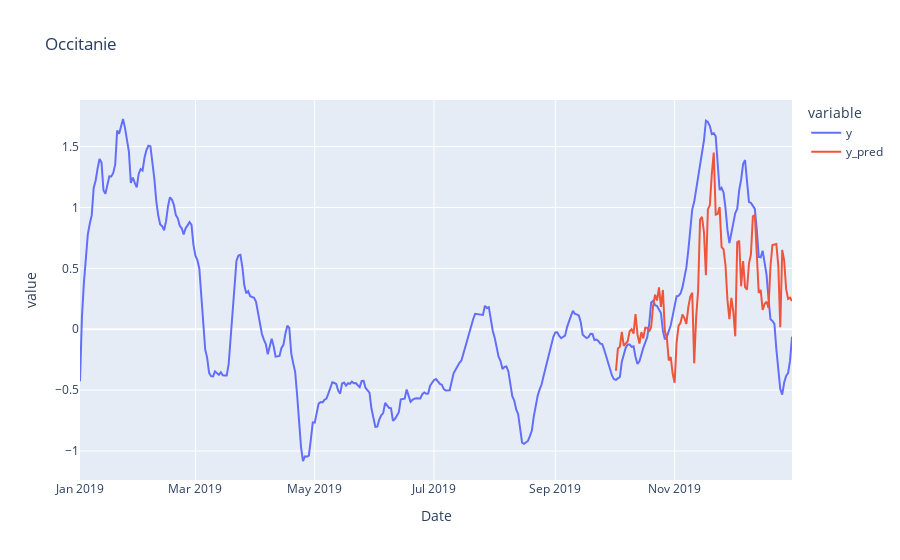

This figure's notebook cell:
### Code cell
# Plot for the region `reg`
REGIONS = np.unique(df_carbon['Region'])
reg = REGIONS[8]

output_df[output_df['Region'] == reg].drop(columns='Region').set_index('Date').plot(title=reg)

### Figure 1 — Plotly figure (JSON) as saved in the notebook; plotly's stock layout.template omitted (floating-point values rounded to 4 significant figures; data arrays with more than 128 entries replaced by an {"elided": "..."} marker saying what was removed)
{"data": [{"hovertemplate": "variable=y<br>Date=%{x}<br>value=%{y}<extra></extra>", "legendgroup": "y", "line": {"color": "#636efa", "dash": "solid"}, "marker": {"symbol": "circle"}, "mode": "lines", "name": "y", "orientation": "v", "showlegend": true, "type": "scatter", "x": {"elided": "365 str values"}, "xaxis": "x", "y": {"elided": "365 float values"}, "yaxis": "y"}, {"hovertemplate": "variable=y_pred<br>Date=%{x}<br>value=%{y}<extra></extra>", "legendgroup": "y_pred", "line": {"color": "#EF553B", "dash": "solid"}, "marker": {"symbol": "circle"}, "mode": "lines", "name": "y_pred", "orientation": "v", "showlegend": true, "type": "scatter", "x": {"elided": "365 str values"}, "xaxis": "x", "y": {"elided": "365 float values"}, "yaxis": "y"}], "layout": {"legend": {"title": {"text": "variable"}, "tracegroupgap": 0}, "title": {"text": "Occitanie"}, "xaxis": {"anchor": "y", "domain": [0, 1], "title": {"text": "Date"}}, "yaxis": {"anchor": "x", "domain": [0, 1], "title": {"text": "value"}}}}
